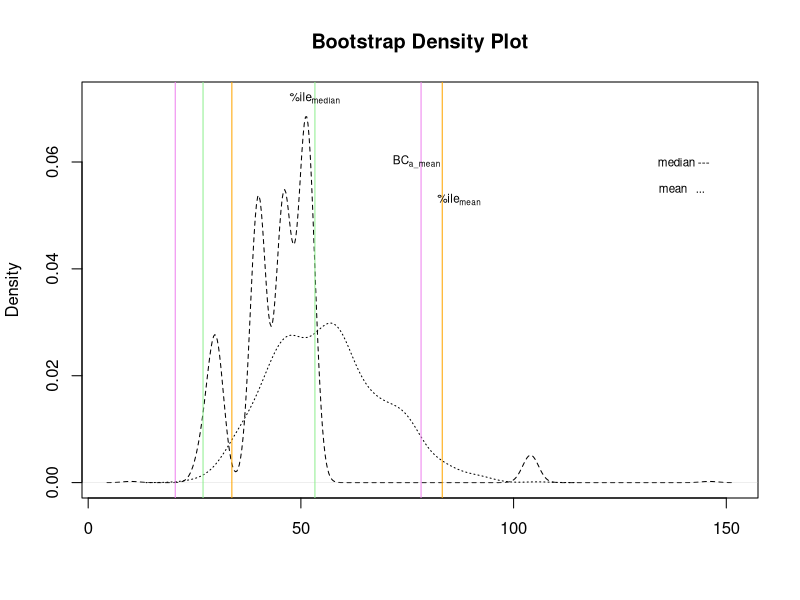

The R source for this figure:
## ---- chunk 1
survival_times <- c(10, 27, 30, 40, 46, 51, 52, 104, 146)
sample_median <- median(survival_times)
seed <- 7
B1 <- 1000
B2 <- 50
n <- 9
## ---- chunk 2
set.seed(seed)
boot_fn <- function(i) {
  #taking 1st level boot
  survival_boot <- sample(survival_times, n, replace = TRUE)
  median_boot <- median(survival_boot)

  #taking 2nd level boot
  median_boot2 <- replicate(B2, {
    survival_boot2 <- sample(survival_boot, n, replace = TRUE)
    median(survival_boot2)
  })

  se_boot <- sd(median_boot2)
  t_boot <- (median_boot - sample_median) / se_boot
  
  result_list <- list(r = median_boot, t = t_boot)

  return(result_list)
}
## ---- chunk 3
set.seed(seed)
res = sapply(1:B1, boot_fn)
ses <- unlist(res[1,])
tbs <- unlist(res[2,])

se_median <- sd(ses) #bootstrap estimate of the SE
lower <- sample_median - quantile(tbs,.975)*se_median
upper <- sample_median - quantile(tbs,.025)*se_median
#c(lower,upper)
## ---- chunk 4
percentile_ci <- function(estimate = "median") {
  #taking 1st level boot
  survival_boot <- sample(survival_times, n, replace = TRUE)
  
  if (estimate == "median") {
    est_boot <- median(survival_boot)
  } else if (estimate == "mean") {
    est_boot <- mean(survival_boot)
  }
  
  return(est_boot)
}

bootstrap_fn <- function(estimate = "median", meth = "percentile") {
  #taking 1st level boot
  survival_boot <- sample(survival_times, n, replace = TRUE)
  
  if (estimate == "median") {
    est_boot <- median(survival_boot)
    if (meth == "percentile") {
      return(est_boot)
    } else if (meth == "bca") {
      sample_est <- median(survival_times)
      #taking 2nd level boot
      est_boot2 <- replicate(B2, {
        survival_boot2 <- sample(survival_boot, n, replace = TRUE)
        median(survival_boot2)
        })
    }
  } else if (estimate == "mean") {
    est_boot <- mean(survival_boot)
    if (meth == "percentile") {
      return(est_boot)
    } else if (meth == "bca") {
      sample_est <- mean(survival_times)
      #taking 2nd level boot
      est_boot2 <- replicate(B2, {
        survival_boot2 <- sample(survival_boot, n, replace = TRUE)
        mean(survival_boot2)
        })
    }
  }

  se_boot <- sd(est_boot2)
  t_boot <- (est_boot - sample_est) / se_boot
  
  result_list <- list(r = est_boot, t = t_boot)

  return(result_list)
}
## ---- chunk 5
res1 = sapply(1:B1, function(.){bootstrap_fn(estimate = "mean", meth = "bca")})
#c(quantile(res_median1,.025),quantile(res_median1,.975))

set.seed(seed)
res1 = sapply(1:B1, function(.){bootstrap_fn(estimate = "median", meth = "bca")})
ses <- unlist(res1[1,])
tbs <- unlist(res1[2,])

se_median <- sd(ses) #bootstrap estimate of the SE
lower1 <- sample_median - quantile(tbs,.975)*se_median
upper1 <- sample_median - quantile(tbs,.025)*se_median
## ---- chunk 6
set.seed(seed)
res_median = sapply(1:B1, function(.){percentile_ci(estimate = "median")})
c(quantile(res_median,.025),quantile(res_median,.975))
## ---- chunk 7
set.seed(7)
res_mean = sapply(1:B1, function(.){percentile_ci(estimate = "mean")})
#c(quantile(res_mean,.025),quantile(res_mean,.975))
## ---- chunk 8
plot(density(res_median), 
     ylim = range(density(res_median)$y, 
                  density(ses)$y), 
     lty = 'dashed',
     main = "Bootstrap Density Plot",
     xlab = '')
lines(density(res_mean), lty = 'dotted')

abline(v=quantile(res_mean,.025),col="orange")
abline(v=quantile(res_mean,.975),col="orange")
text(quantile(res_mean,.975)+4, 0.053,expression(paste("%", ile[mean])), cex=0.7)

abline(v=quantile(res_median,.025),col="lightgreen")
abline(v=quantile(res_median,.975),col="lightgreen")
text(quantile(res_median,.975), 0.072,expression(paste("%", ile[median])), cex=0.7)

abline(v=quantile(lower,.025),col="violet")
abline(v=quantile(upper,.975),col="violet")
text(quantile(upper,.975)-1, 0.06, expression(BC[a_mean]), cex=0.7)


text(140, 0.06, "median ---", cex=0.7)
text(139.5, 0.055, "mean   ...", cex=0.7)
